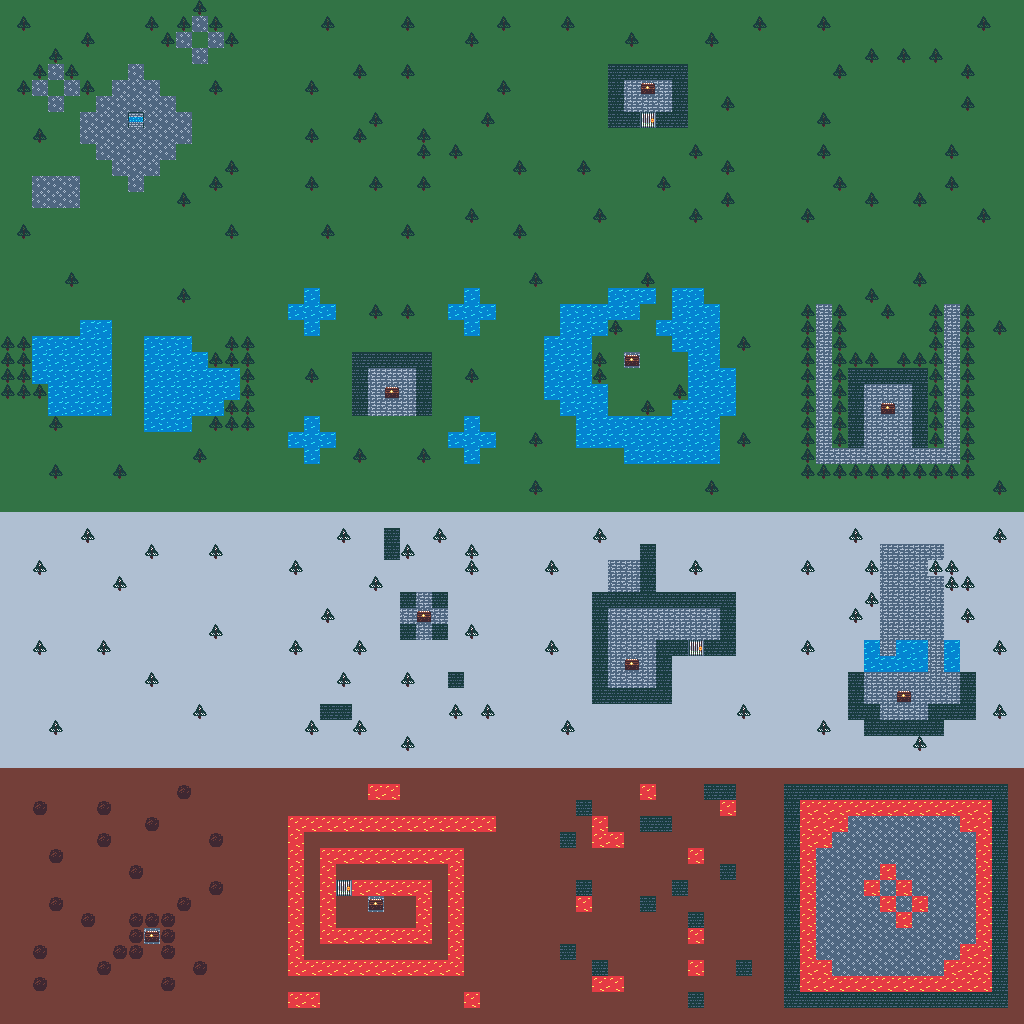

The image is a tile-based game level rendered from a .tmx file. Its description and source (layers, tilesets, objects; grid data summarised) follow:
An orthogonal 64x64 tile map with 16x16 px tiles, 1 tile layer (Tile Layer 1) and 1 object.

<map version="1.2" tiledversion="1.3.5" orientation="orthogonal" renderorder="right-down" width="64" height="64" tilewidth="16" tileheight="16" infinite="0" nextlayerid="3" nextobjectid="3">
 <editorsettings>
  <export target="map.csv" format="csv" />
 </editorsettings>
 <tileset firstgid="1" name="terrain" tilewidth="16" tileheight="16" tilecount="16" columns="4">
  <image source="terrain.png" width="64" height="64" />
 </tileset>
 <layer id="1" name="Tile Layer 1" width="64" height="64">
  <data>[4096 cells, 4096 non-empty, 14 distinct tile ids]</data>
 </layer>
 <objectgroup id="2" name="Object Layer 1">
  <object id="1" x="256" y="0" width="256" height="256" />
 </objectgroup>
</map>
